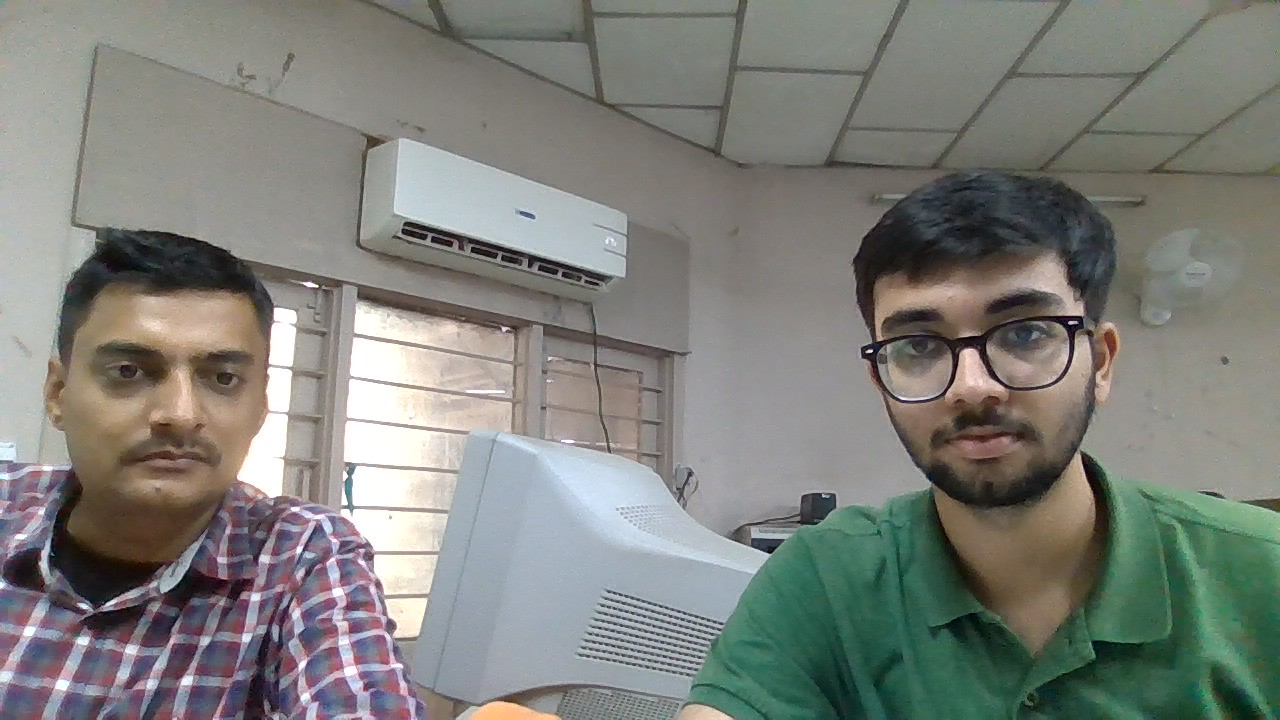
#> input picture lerning/Lab1/IMG1.jpg, 1280 x 720 px
$ python -i face_recognizer.py   (imports and definitions only)
#> lines starting #> are read from the running program, lines starting #| are printed output that depends on the picture
#> further down, picture is the input picture: shape (720, 1280, 3); mean B, G, R 122.4, 128.1, 126.3
"""
Simple Face Recognition using OpenCV with ORB features
Works with standard opencv-python (no opencv-contrib needed)
"""

import cv2
import numpy as np
import pickle
import os
from datetime import datetime

class SimpleFaceRecognizer:
    """Face recognition using ORB feature matching"""

    def __init__(self, model_path="face_database.pkl"):
        self.model_path = model_path
        self.face_cascade = cv2.CascadeClassifier(cv2.data.haarcascades + 'haarcascade_frontalface_default.xml')
        self.orb = cv2.ORB_create(nfeatures=500)
        self.person_database = {}  # {label: {'name': str, 'employee_id': str, 'features': [descriptors]}}
        self.label_counter = 0

        # Load existing database if available
        if os.path.exists(model_path):
            try:
                with open(model_path, "rb") as f:
                    data = pickle.load(f)
                    self.person_database = data['database']
                    self.label_counter = data['counter']
                print(f"[FR] Loaded {len(self.person_database)} registered persons")
            except Exception as e:
                print(f"[FR] Could not load database: {e}, starting fresh")

    def extract_face_and_features(self, image):
        """Extract face and compute ORB features"""
        gray = cv2.cvtColor(image, cv2.COLOR_BGR2GRAY)
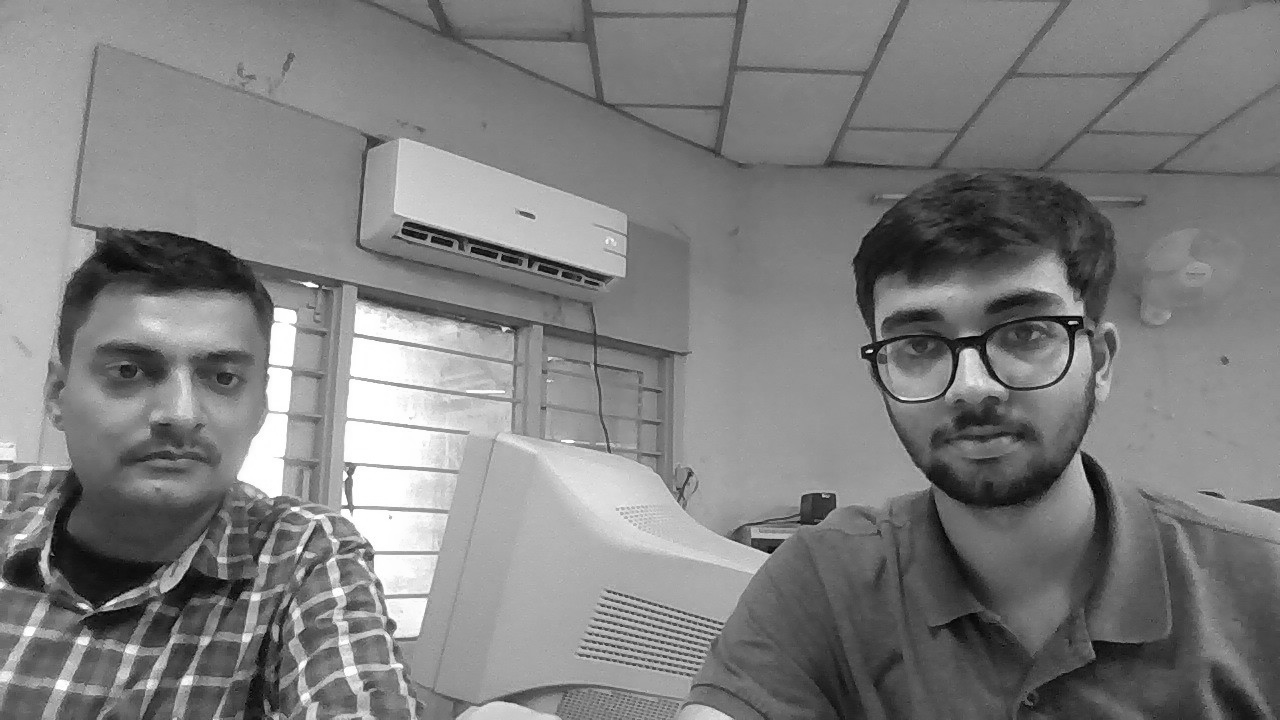
#> gray: shape (720, 1280); min 0, max 255, mean 126.9
        faces = self.face_cascade.detectMultiScale(gray, 1.3, 5, minSize=(100, 100))
#> faces = [[830, 229, 287, 287], [56, 279, 245, 245]]

        if len(faces) == 0:
            return None, None

        # Get the largest face
        (x, y, w, h) = max(faces, key=lambda f: f[2] * f[3])
#> x = 830; y = 229; w = 287; h = 287
        face = gray[y:y+h, x:x+w]
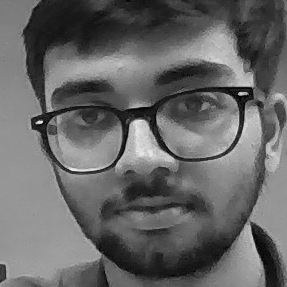
#> face: shape (287, 287); min 0, max 249, mean 102.2
        face = cv2.resize(face, (200, 200))  # Standardize size
#> face: shape (200, 200)

        # Extract ORB features
        keypoints, descriptors = self.orb.detectAndCompute(face, None)
#> keypoints = 327 keypoints; strongest (x, y, size): (95, 85, 77.1), (167, 65, 31), (97, 83, 64.3), (93, 83, 64.3)

        return face, descriptors

    # [113 lines left out: functions register_person, recognize_face, get_all_persons, delete_person, not called in this run]


# Test code
# [7 lines not run here, left out]

>>> import cv2
>>> picture = cv2.imread('../lerning/Lab1/IMG1.jpg')
>>> result = SimpleFaceRecognizer().extract_face_and_features(picture)
